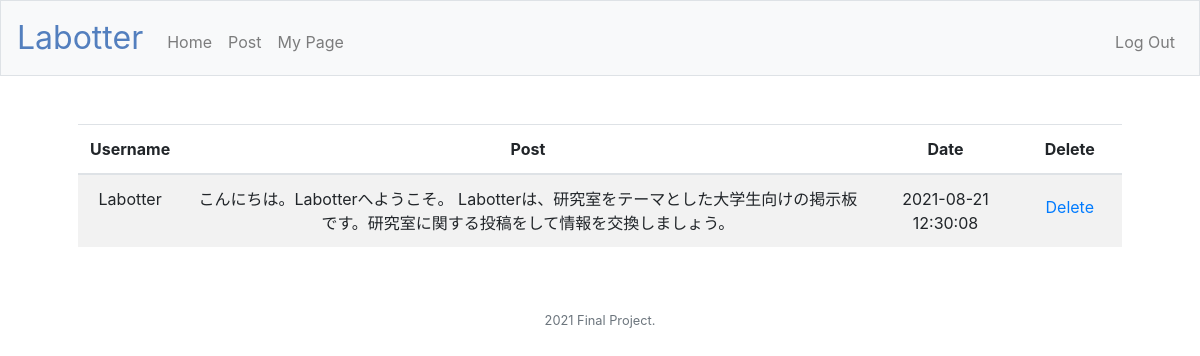
The app's page /mypage (signed in) with its own data.
### tables this page shows
CREATE TABLE bbs(
id INTEGER PRIMARY KEY AUTOINCREMENT,
user_id INTEGER NOT NULL,
name TEXT NOT NULL,
time TIMESTAMP DEFAULT CURRENT_TIMESTAMP,
article TEXT NOT NULL,
FOREIGN KEY(user_id) REFERENCES users(id)
);

### application.py (the view)
@app.route("/mypage", methods=["GET", "POST"])
@login_required
def mypage():
    user_id = session["user_id"]
    login_user = db.execute("SELECT username FROM users WHERE id = ?", user_id)
    bbs = db.execute("SELECT id, name, article, time FROM bbs WHERE name = ?", login_user[0]['username'])
    return render_template("mypage.html", bbs = bbs)

### application.py (called while the page is built)
@app.after_request
def after_request(response):
    response.headers["Cache-Control"] = "no-cache, no-store, must-revalidate"
    response.headers["Expires"] = 0
    response.headers["Pragma"] = "no-cache"
    return response

### helpers.py (called while the page is built)
def login_required(f):
    @wraps(f)
    def decorated_function(*args, **kwargs):
        if session.get("user_id") is None:
            return redirect("/login")
        return f(*args, **kwargs)
    return decorated_function

### templates/mypage.html (shortened to what this page needs)
{% extends "layout.html" %}
{% block main %}
    <div>
    <table class="table table-striped">
        <thread>
            <tr style="background-color: #fff;">
                <th>Username</th>
                <th>Post</th>
                <th>Date</th>
                <th>Delete</th>
            </tr>
        </thread>
        <tbody>
            {% for mypage in bbs %}
            <tr>
                <td>{{ mypage["name"] }}</td>
                <td>{{ mypage["article"] }}</td>
                <td>{{ mypage["time"] }}</td>
                <td>
                    <a class="nav-link" href="/delete/{{ mypage['id'] }}">Delete</a>
                </td>
            </tr>
            {% endfor %}
        </tbody>
    </table>
    </div>
{% endblock %}

### records on screen
bbs: name "Labotter", article "こんにちは。Labotterへようこそ。 Labotterは、研究室をテーマとした大学生向けの掲示板です。研究室に関する投稿をして情報を交換しましょう。", time "2021-08-21 12:30:08"
